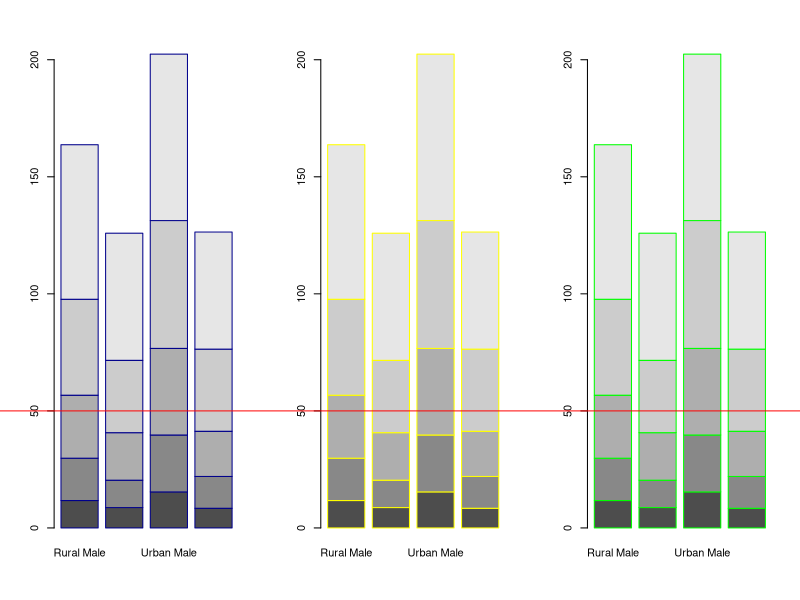
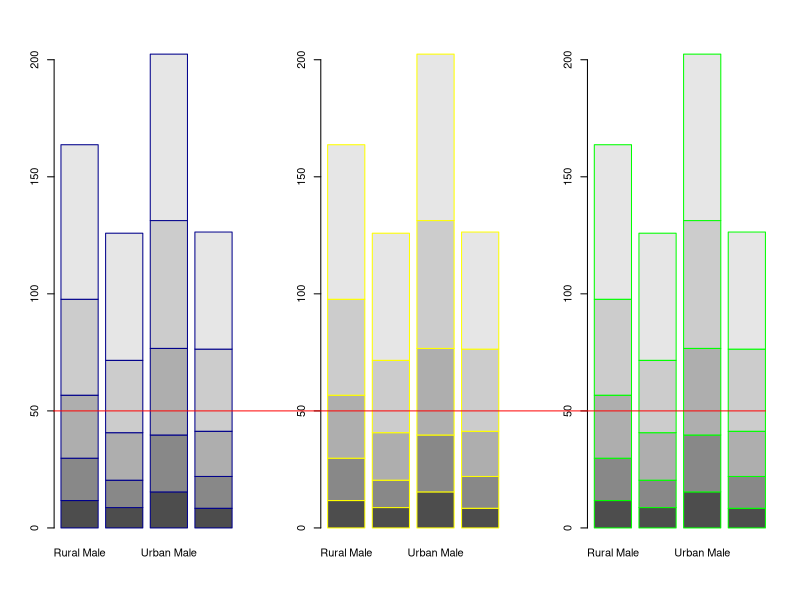
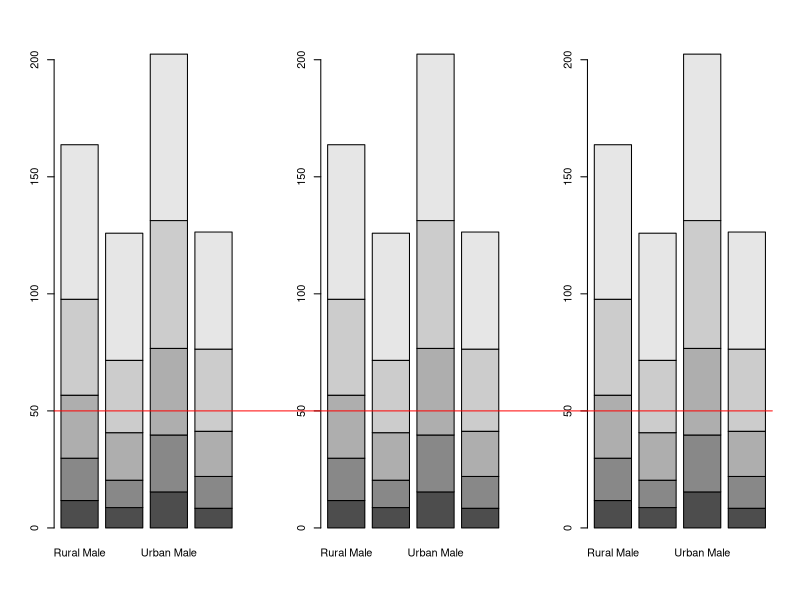

Recreate these plots in R, in order.
## ---- chunk 1
## Create three example plots
par(mfrow=c(1,3))
barplot(VADeaths, border = "dark blue") 
barplot(VADeaths, border = "yellow") 
barplot(VADeaths, border = "green") 

## From third plot, get the "normalized device coordinates" of a point at a height of 50 on the y-axis.
(Y <- grconvertY(50, "user", "ndc"))

## Add the horizontal line using grid
library(grid)
pushViewport(viewport())
grid.lines(x = c(0,1), y = Y, gp = gpar(col = "red"))
popViewport()
## ---- chunk 2
library(grid)
library(gridBase)
par(mfrow=c(1,3))

# barplot #1
barplot(VADeaths, border = "dark blue") 
X1 <- grconvertX(0, "user", "ndc")
# barplot #2
barplot(VADeaths, border = "yellow") 
# barplot #3
m <- barplot(VADeaths, border = "green") 
X2 <- grconvertX(tail(m, 1) + 0.5, "user", "ndc") # default width of bars = 1
Y <- grconvertY(50, "user", "ndc")

## Horizontal line
pushViewport(viewport())
grid.lines(x = c(X1, X2), y = Y, gp = gpar(col = "red"))
popViewport()
## ---- chunk 3
library(grid)
library(gridBase)
par(mfrow=c(1,3))

barplot(VADeaths); vps1 <- do.call(vpStack, baseViewports())
barplot(VADeaths) 
barplot(VADeaths); vps3 <- do.call(vpStack, baseViewports())

pushViewport(vps1)
Y <- convertY(unit(50, "native"), "npc")
popViewport(3)

grid.move.to(x = unit(0, "npc"), y = Y, vp = vps1)
grid.line.to(x = unit(1, "npc"), y = Y, vp = vps3, 
             gp = gpar(col = "red"))
